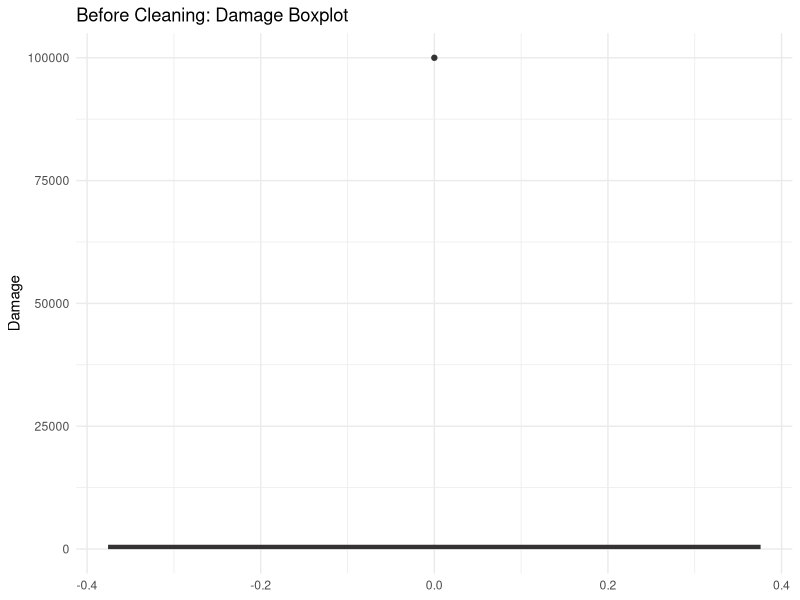
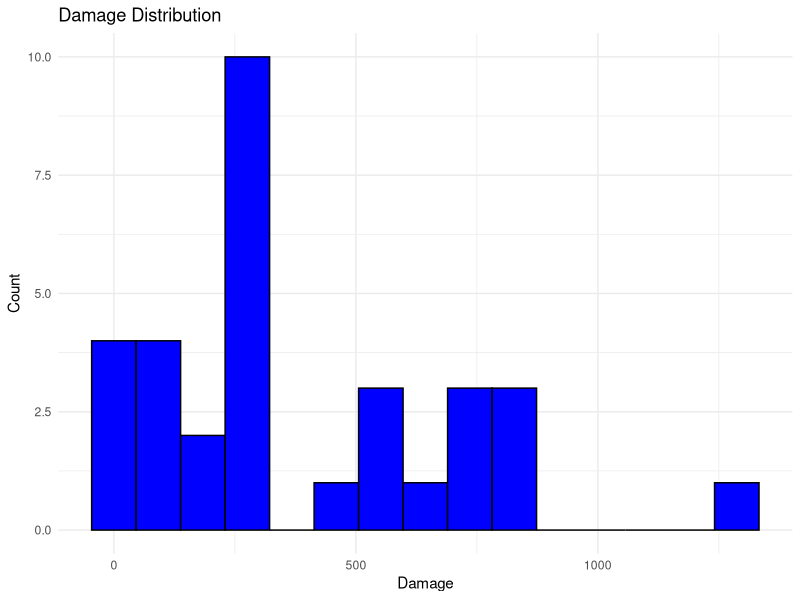
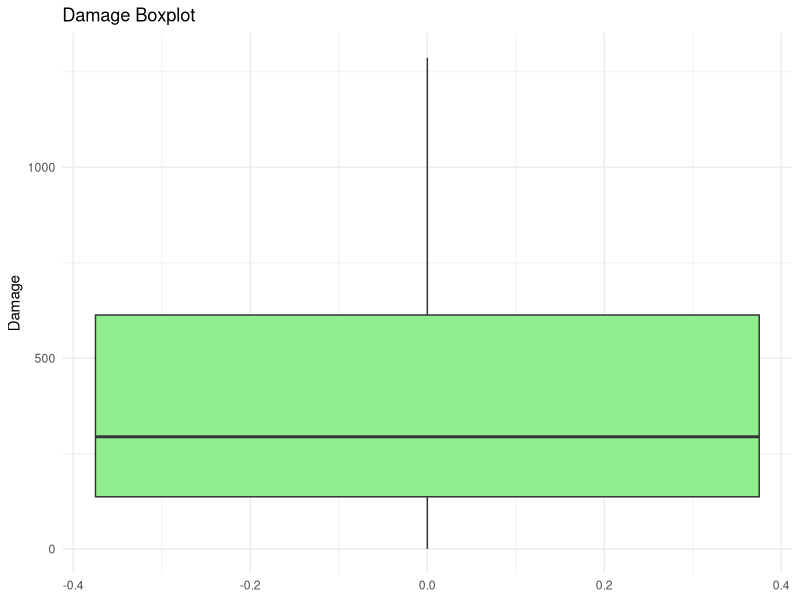
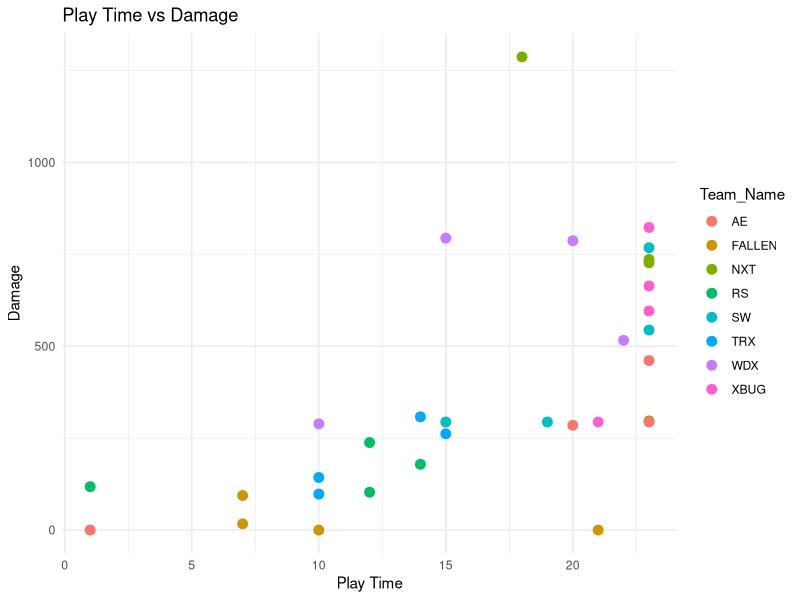
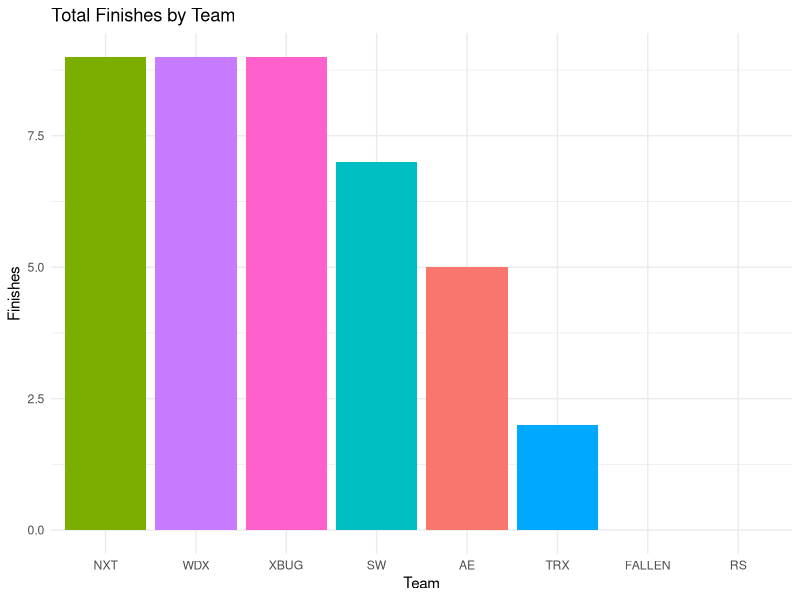
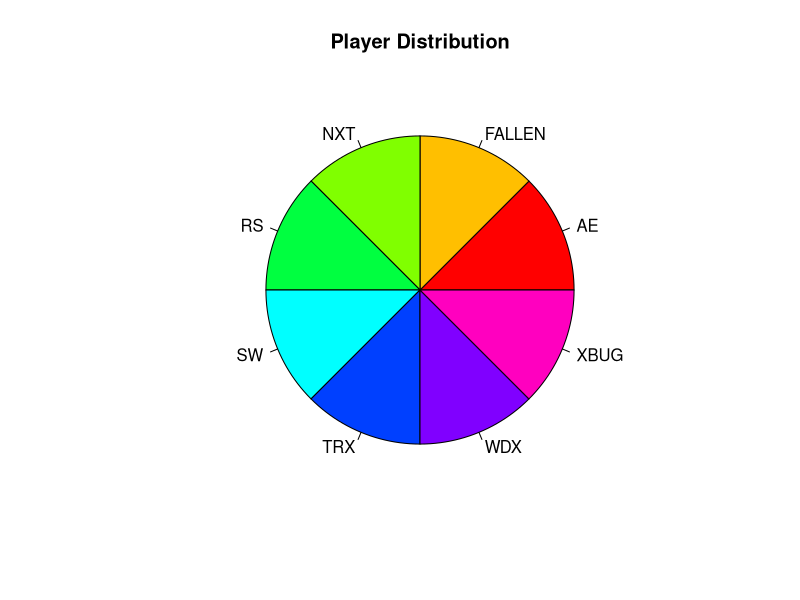

These charts were generated, in order, by the following R code:
library(dplyr)
library(ggplot2)

# 1. Import Dataset
data <- read.csv("match1_messy_telemetry.csv",
                 stringsAsFactors = FALSE,
                 na.strings = c("NA", "NULL", "", " "))

# 2. Structure
str(data)
summary(data)

# 3. Missing Values Check
colSums(is.na(data))

# 4. Before Cleaning Visualization
ggplot(data, aes(y = as.numeric(Damage))) +
  geom_boxplot(fill = "red") +
  labs(title = "Before Cleaning: Damage Boxplot", y = "Damage") +
  theme_minimal()

# 5. Remove Duplicates
data <- distinct(data)

# 6. Cleaning
data$Team_Name <- toupper(trimws(data$Team_Name))

data$Damage <- suppressWarnings(as.numeric(gsub(",", "", data$Damage)))
data$Assist <- suppressWarnings(as.numeric(gsub("O", "0", data$Assist)))
data$Play_Time <- as.numeric(gsub("[^0-9.]", "", data$Play_Time))

# 7. Outliers
data$Finishes[data$Finishes < 0] <- NA
data$Damage[data$Damage > 5000] <- NA

# 8. Imputation
data$Damage[is.na(data$Damage)] <- median(data$Damage, na.rm = TRUE)
data$Assist[is.na(data$Assist)] <- 0
data$Finishes[is.na(data$Finishes)] <- 0
data$Play_Time[is.na(data$Play_Time)] <- mean(data$Play_Time, na.rm = TRUE)

# Final Integrity
data <- na.omit(data)

# 9. Statistics
summary(data)
cat("Mean Damage:", mean(data$Damage), "\n")
cat("Median Damage:", median(data$Damage), "\n")
cat("SD Damage:", sd(data$Damage), "\n")

# VISUALIZATIONS AFTER CLEANING

# Histogram
ggplot(data, aes(x = Damage)) +
  geom_histogram(bins = 15, fill = "blue", color = "black") +
  labs(title = "Damage Distribution", x = "Damage", y = "Count") +
  theme_minimal()

# Boxplot
ggplot(data, aes(y = Damage)) +
  geom_boxplot(fill = "lightgreen") +
  labs(title = "Damage Boxplot", y = "Damage") +
  theme_minimal()

# Scatter Plot
ggplot(data, aes(x = Play_Time, y = Damage, color = Team_Name)) +
  geom_point(size = 3) +
  labs(title = "Play Time vs Damage", x = "Play Time", y = "Damage") +
  theme_minimal()

# Bar Chart
team_stats <- data %>%
  group_by(Team_Name) %>%
  summarize(Total = sum(Finishes))

ggplot(team_stats, aes(x = reorder(Team_Name, -Total),
                       y = Total,
                       fill = Team_Name)) +
  geom_bar(stat = "identity") +
  labs(title = "Total Finishes by Team", x = "Team", y = "Finishes") +
  theme_minimal() +
  theme(legend.position = "none")

# Pie Chart
team_counts <- data %>%
  group_by(Team_Name) %>%
  summarize(count = n())

png("PieChart.png")
pie(team_counts$count,
    labels = team_counts$Team_Name,
    main = "Player Distribution",
    col = rainbow(nrow(team_counts)))
dev.off()
